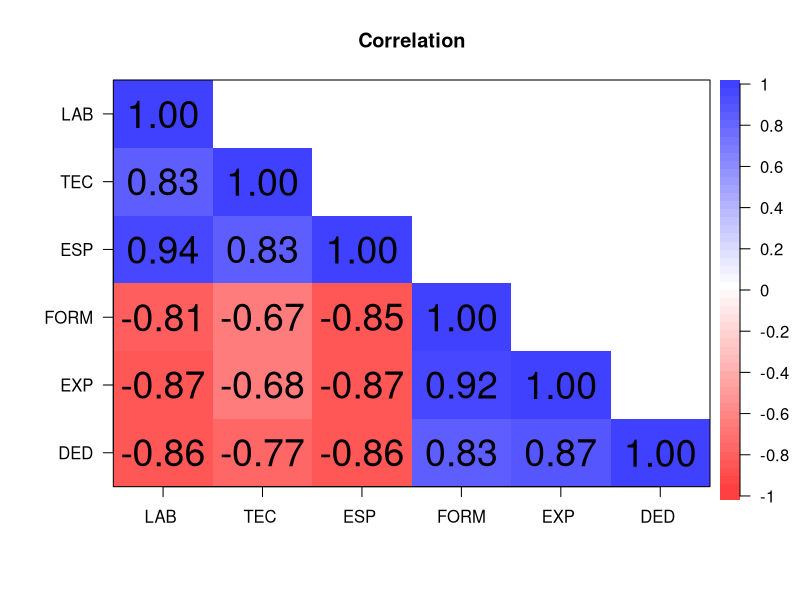
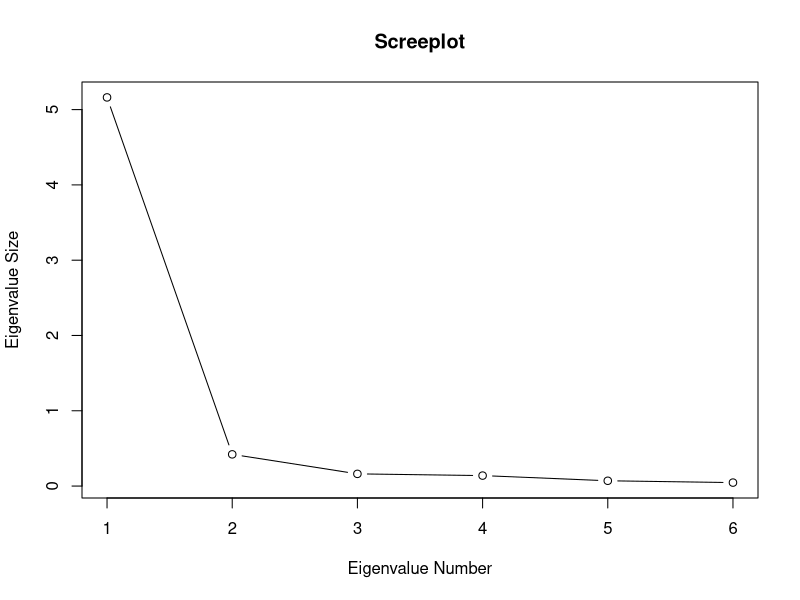
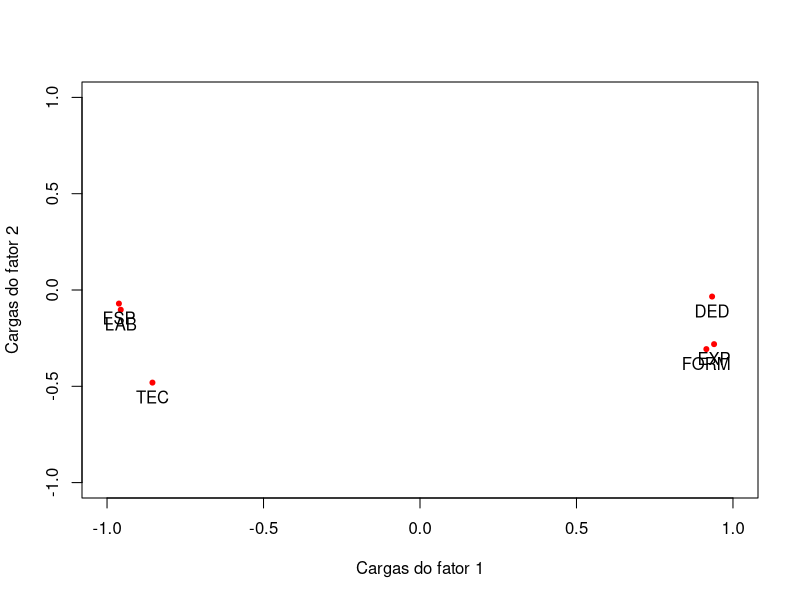
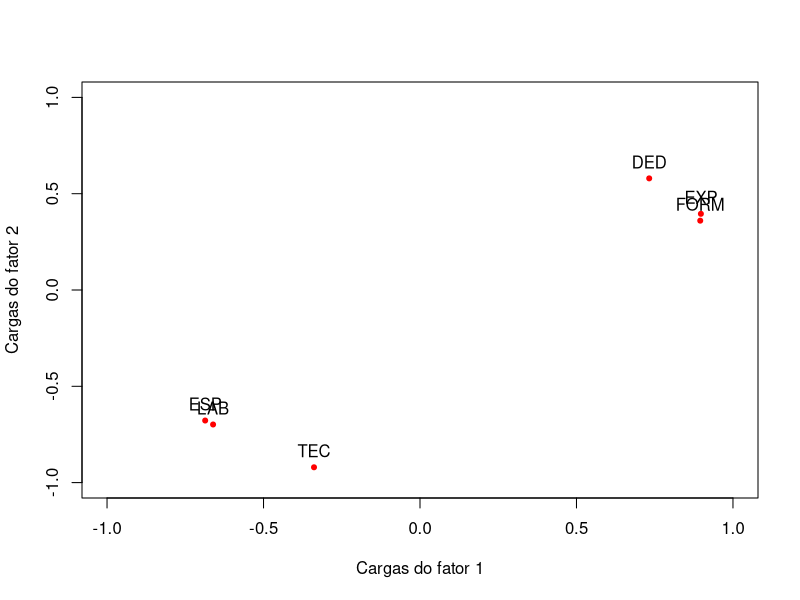
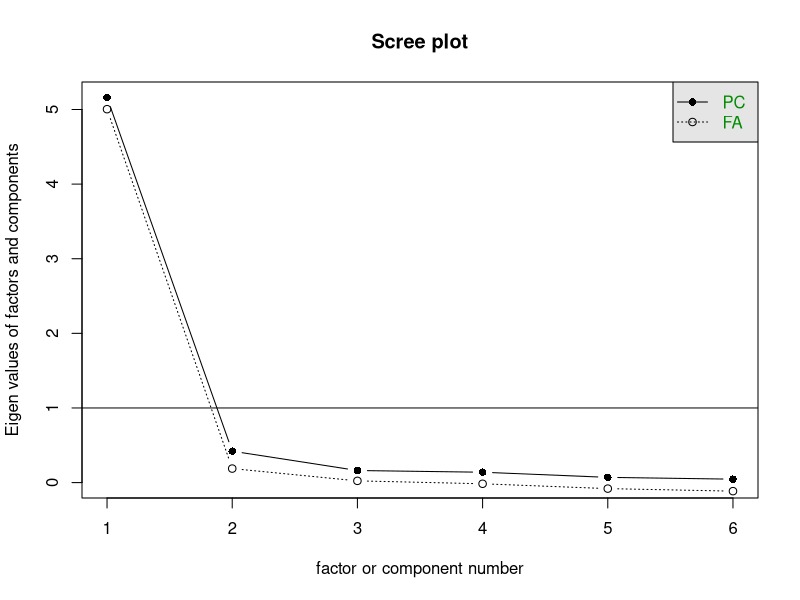
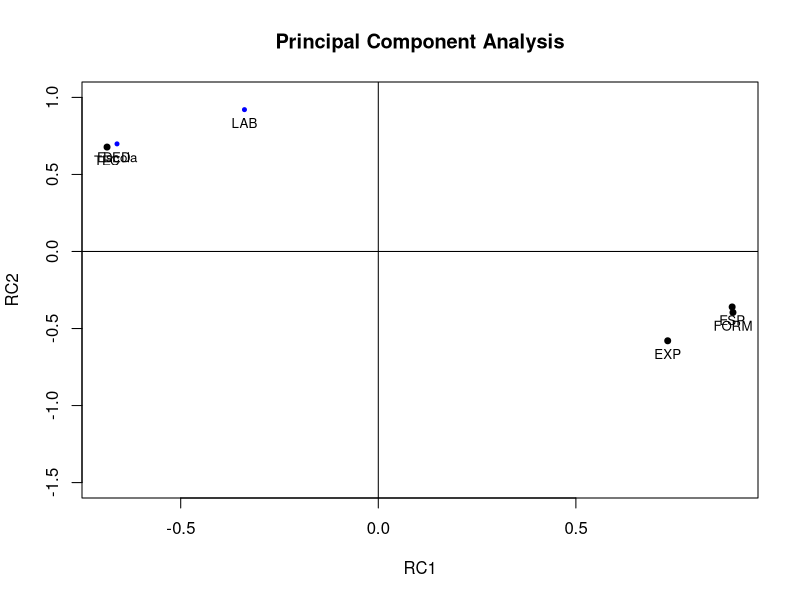
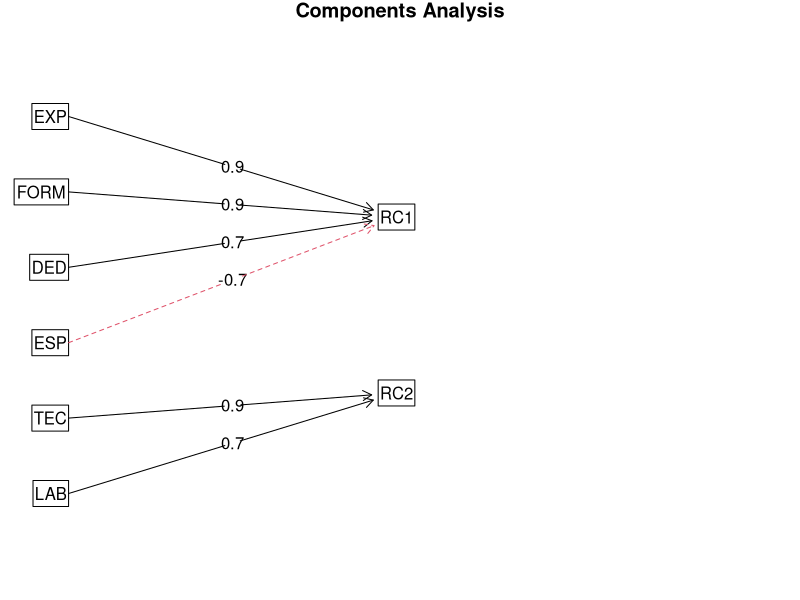

R code for these plots, in order: (Note: this script raises an error after producing the figures.)
###############################################################
# Análise de Dados como Método de Apoio às Políticas Públicas #
# Analise Multivariada                                        #
# Análise Fatorial                                            #
# Prof. Adriana Andrade - UFRRJ                               #
##############################################################

# Library
library(psych)


# Exemplo 1 - Qualidade das Escolas -------------------------------

#Foi realizada uma pesquisa com 20 escolas com o intuito de avaliar a 
#qualidade dessas organizações com base em algumas características

# LAB – Índice de qualidade dos laboratórios (0–10)
# TEC – Disponibilidade de recursos tecnológicos (0–10)
# ESP – Qualidade dos espaços físicos (0–10)
# FORM – Percentual de docentes com pós-graduação (%)
# EXP – Média de anos de experiência docente
# DED – Índice de dedicação/engajamento docente (0–10)



dados_educacionais <- data.frame(
  Escola = paste0("E", 1:20),
  
  # Fator 1: Infraestrutura
  LAB  = c(8,7,7,6,9,5,6,8,4,8,6,6,7,5,8,5,6,7,5,9),
  TEC  = c(7,6,8,6,8,5,7,7,4,9,6,5,7,5,7,6,5,8,4,8),
  ESP  = c(8,6,7,7,9,4,6,7,3,8,6,6,7,5,8,5,6,7,5,8),
  
  # Fator 2: Perfil docente
  FORM = c(74,72,75,70,68,85,73,75,88,71,80,79,77,86,69,83,78,74,74,67),
  EXP  = c(10,12,13,14,9,17,12,13,18,11,15,14,13,17,10,16,13,12,12,9),
  DED  = c(7,7,8,8,6,9,7,8,10,7,9,8,7,9,6,8,8,7,9,6)
)

#### Adequação do modelo fatorial aos dados ####

## Preparacao dos dados da matriz de correlacao
R<-cor(dados_educacionais[,2:7])
R

cor.plot(R,numbers = T,
         upper = F,
         main="Correlation")

##Bartlett's test 
cortest.bartlett(R, n = 10,diag=TRUE)


##KMO

kmo <- KMO(R)
kmo


#### Definicao do numero de fatores ####
##Autovalores de R

decomp <- eigen(R)
lambda<-decomp$values;lambda

plot(lambda,type="b", 
     main = "Screeplot",
     xlab="Eigenvalue Number",
     ylab = "Eigenvalue Size")

# Variancia explicada pelo modelo

var <- lambda/sum(lambda)*100
var.cum <- cumsum(lambda/sum(lambda))*100 

pve <- rbind(var,var.cum)
colnames(pve)<-seq(1:6)
pve

#### Extracao dos fatores - Metodo ACP #### 

#Estimar matriz de cargas fatorias nao rotacionadas para 2 fatores
eij<-decomp$vectors
eij

m <- 2
L <- eij[,1:m] %*% diag(sqrt(lambda[1:m]))
L

# Estimar as comunalidades - variancia comum de cada variavel
h2i <- rowSums(L^2);h2i


## A variancia especifica de cada variavel
ui <- diag(R) - h2i; ui

## Estimativas do Modelo
modelo <- round(cbind(h2i, ui),3)
rownames(modelo) <- colnames(R)
colnames(modelo) <- c("Comunalidade", "Especificidade")
modelo

# Obtencao da matriz de correlacoes a partir das cargas e das especificidades
R_est <- L%*%t(L)+diag(ui); R_est

# Analise da qualidade do ajuste da EFA
MRES<-R-R_est; MRES

# Grafico das cargas fatoriais

plot(L,pch = 20, col = "red", 
     xlab = "Cargas do fator 1", 
     ylab = "Cargas do fator 2",
     xlim=c(-1,1),ylim=c(-1,1))
text(L,
     labels = rownames(modelo),
     pos = 1)

### Analise Fatorial via componente principais com rotacao

modelo2 <- varimax(L)
L2 <- modelo2$loadings
L2

# Grafico das cargas fatoriais
plot(L2,pch = 20, col = "red", 
     xlab = "Cargas do fator 1", 
     ylab = "Cargas do fator 2",
     xlim=c(-1,1),ylim=c(-1,1))
text(L2,
     labels = rownames(modelo),
     pos = 3)

# comparação Cargas 1 e 2
cargas <- cbind(L,L2)
row.names(cargas) <-  row.names(R)
colnames(cargas) <- c("modelo1_F1","modelo1_F2","modelo2_F1","modelo2_F2")
print(cargas,3)


# MODELO FATORIAL PACOTE PSYCH --------------------------------------------

## Obtencao dos fatores por Componentes Principais 
fa1<-principal(R,nfactors = 2, rotate = "none")
fa1


##Quantidade de fatores
scree(R)



# Metodo de COmponentes Principais - 2 fatores
fa_cp<-principal(R,nfactors = 2, rotate = "varimax")
fa_cp

#Modelo Escolhido fa_cp
plot(fa_cp, labels = colnames(dados_educacionais),
     cex=0.8,
     ylim=c(-1.5,1))

fa.diagram(fa_cp)

# Fator 1 (Porte e eficiencia de consumo): wt disp  -mpg  -drat
# Fator 2 (Desempenho): -qsec hp

#Análise dos Scores - metodo de regressao
scores <- factor.scores(dados_car,fa_cp, method="Thurstone")

dados_car_fj<-cbind(dados_car,scores$scores)
head(dados_car_fj)

##Ranking do Fator 1
dados_car_fj$rank<-rank(dados_car_fj$RC1)

# Para entender o sentido do rank vamos avaliar o primeiro x ultimo individo
r1 <- dados_car_fj[dados_car_fj$rank==1,]
r32 <- dados_car_fj[dados_car_fj$rank==32,]
tab_rank <- rbind(r1,r32)
tab_rank

# Podemos ainda avaliar os casos de acordo com as variaveis
wt_disp <- dados_car_fj[,c("wt","disp","rank")]
plot(wt_disp$rank,wt_disp$wt)
#text(wt_disp$rank,wt_disp$wt,labels = row.names(wt_disp))

mpg_drat <- dados_car_fj[,c("mpg","drat","rank")]
plot(mpg_drat$rank,mpg_drat$mpg)
